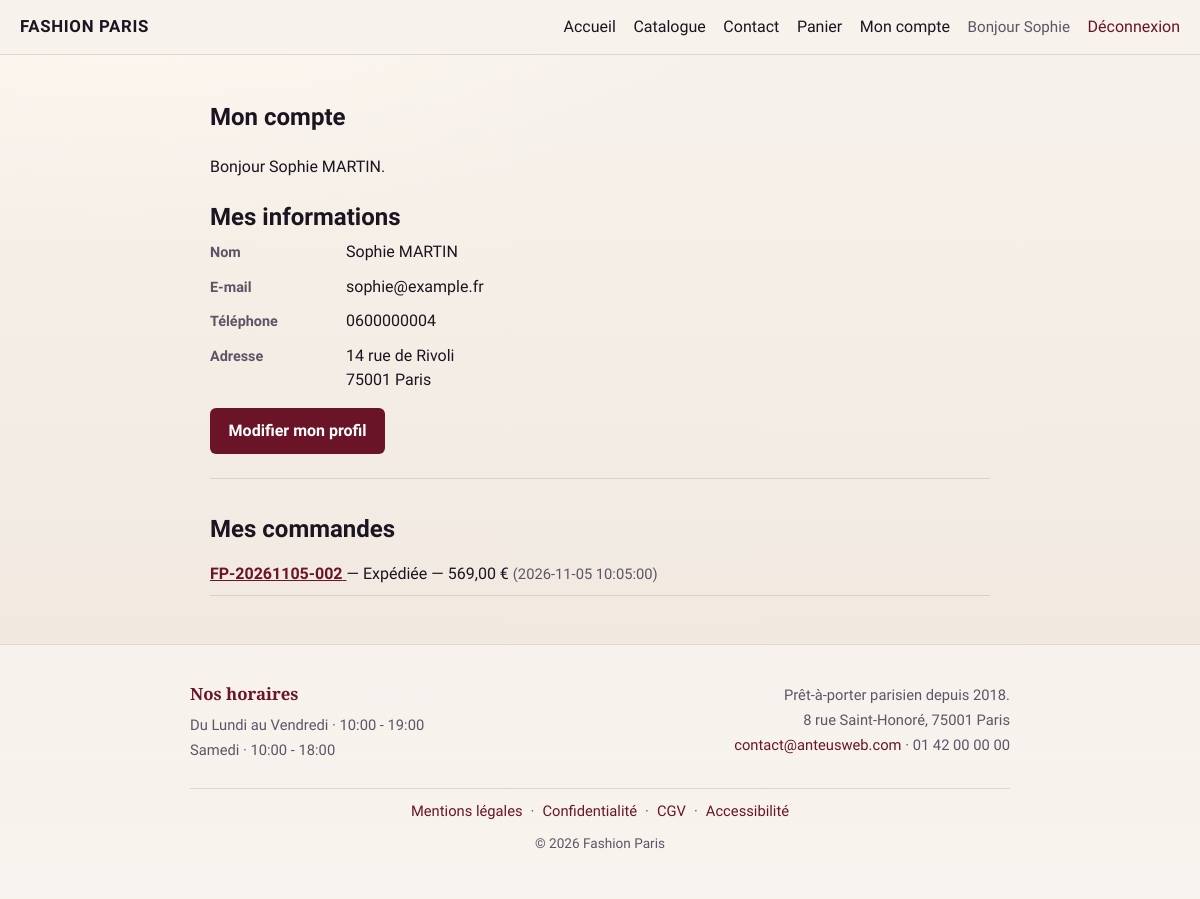
The app's page /mon-compte (signed in), older data.
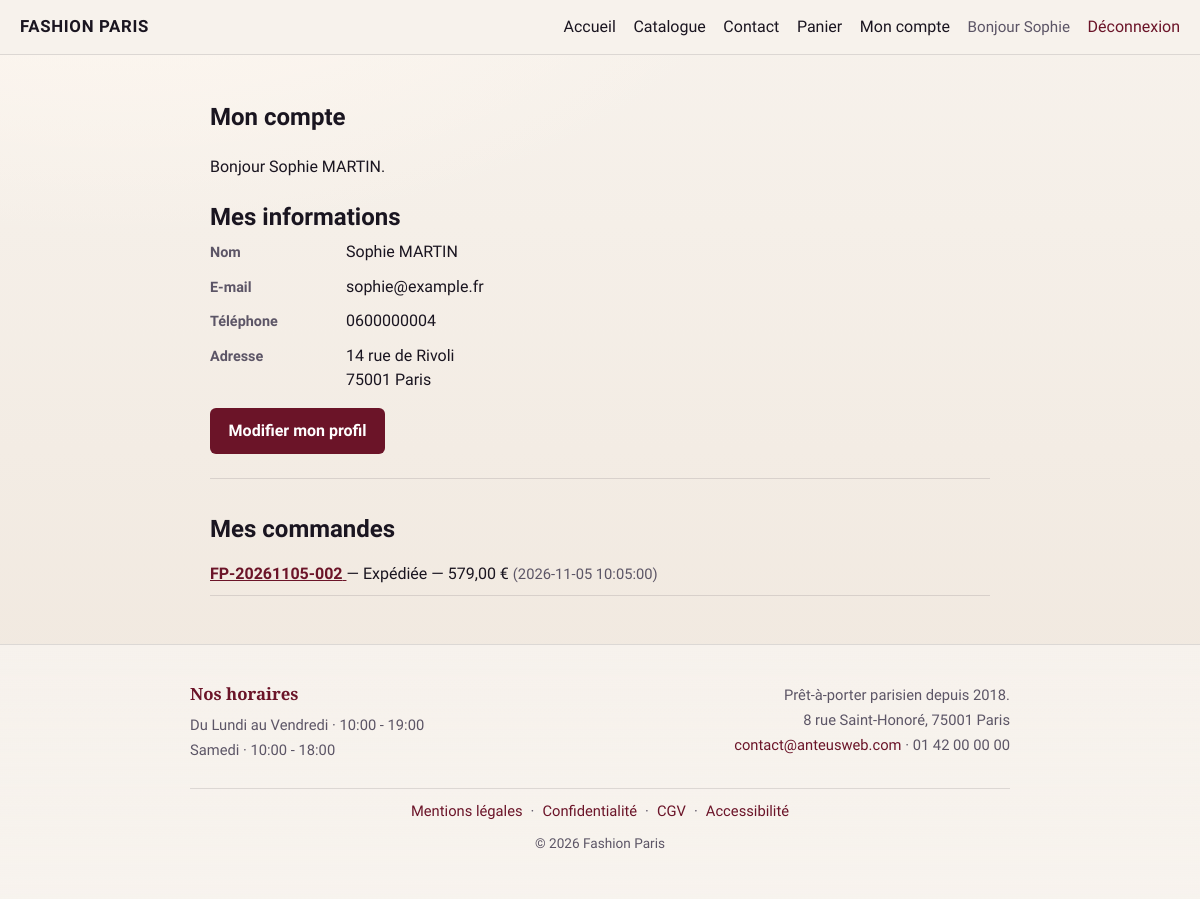
The same page, newer data.
### tables this page shows
CREATE TABLE `commande` (
  `numero_commande` VARCHAR(50) NOT NULL,
  `utilisateur_id` INT NOT NULL,
  `date_commande` DATETIME NOT NULL DEFAULT CURRENT_TIMESTAMP,
  `statut` VARCHAR(50) NOT NULL DEFAULT 'en_attente',
  `montant_total` DECIMAL(10,2) NOT NULL DEFAULT 0,
  `frais_livraison` DECIMAL(10,2) NOT NULL DEFAULT 0,
  `adresse_livraison` VARCHAR(255) NULL,
  `code_postal_livraison` VARCHAR(10) NULL,
  `ville_livraison` VARCHAR(100) NULL,
  `mode_paiement` VARCHAR(50) NULL,
  `motif_annulation` VARCHAR(500) NULL,
  PRIMARY KEY (`numero_commande`),
  INDEX `fk_commande_utilisateur_idx` (`utilisateur_id`),
  CONSTRAINT `fk_commande_utilisateur`
    FOREIGN KEY (`utilisateur_id`) REFERENCES `utilisateur` (`utilisateur_id`)
);

### src/Controllers/CompteController.php (called while the page is built, shortened)
<?php
require_once __DIR__ . '/../Models/CommandeModel.php';
class CompteController {
    public function index() {
        $commandes = (new CommandeModel())->getByUtilisateur((int) $_SESSION['utilisateur']['id']);
        $config = require __DIR__ . '/../../config/commandeconfig.php';
        require __DIR__ . '/../Views/compte/index.php';
    }
}

### public/index.php (called while the page is built, shortened)
<?php
require_once __DIR__ . '/../src/Services/ViewHelper.php';
$router = new Router();
$url = trim($_GET['url'] ?? '', '/');
$router->dispatch($url);

### config/database.php (called while the page is built, shortened)
<?php
$config = [
    'host'     => getenv('DB_HOST') ?: 'localhost',
    'db_name'  => getenv('DB_NAME') ?: 'fashion_paris',
    'username' => getenv('DB_USER') ?: 'root',
    'password' => getenv('DB_PASSWORD') !== false ? (string) getenv('DB_PASSWORD') : '',
];
$local = __DIR__ . '/database.local.php';
return $config;

### src/Services/SqlDatabase.php (called while the page is built, shortened)
<?php
class SqlDatabase {
    private string $host;
    private string $db_name;
    private string $username;
    private string $password;
    public function __construct() {
        $config = require __DIR__ . '/../../config/database.php';
        $this->host     = $config['host'];
        $this->db_name  = $config['db_name'];
        $this->username = $config['username'];
        $this->password = $config['password'];
    }
    public function getConnection(): ?PDO {
        $this->conn = null;
        try {
            $this->conn = new PDO(
                'mysql:host=' . $this->host . ';dbname=' . $this->db_name . ';charset=utf8mb4',
                $this->username,
                $this->password
            );
            $this->conn->setAttribute(PDO::ATTR_ERRMODE, PDO::ERRMODE_EXCEPTION);
            $this->conn->setAttribute(PDO::ATTR_DEFAULT_FETCH_MODE, PDO::FETCH_ASSOC);
        } catch (PDOException $exception) {
            $line = date('c') . ' Fashion Paris BDD : ' . $exception->getMessage() . PHP_EOL;
            error_log(rtrim($line));
            $logDir = __DIR__ . '/../../logs';
            if (is_dir($logDir) && is_writable($logDir)) {
                @file_put_contents($logDir . '/bdd.log', $line, FILE_APPEND | LOCK_EX);
            }
        }
        return $this->conn;
    }
}

### src/Repositories/CommandeRepository.php (called while the page is built, shortened)
<?php
require_once __DIR__ . '/../Services/SqlDatabase.php';
class CommandeRepository {
    private $conn;
    public function __construct() {
        $database = new SqlDatabase();
        $this->conn = $database->getConnection();
    }
    public function getByUtilisateur(int $utilisateurId): array {
        $stmt = $this->conn->prepare("
            SELECT * FROM commande
            WHERE utilisateur_id = :id
            ORDER BY date_commande DESC, numero_commande DESC
        ");
        $stmt->execute([':id' => $utilisateurId]);
        return $stmt->fetchAll() ?: [];
    }
}

### config/commandeconfig.php (called while the page is built)
<?php
return [
    'frais_livraison'     => 10.00,
    'delai_livraison'     => '7 jours ouvrés',
    'seuil_franco'        => null,
    'statuts'             => [
        'en_attente'   => 'En attente',
        'confirmee'    => 'Confirmée',
        'expediee'     => 'Expédiée',
        'livree'       => 'Livrée',
        'annulee'      => 'Annulée',
    ],
    'modes_paiement'      => [
        'carte'   => 'Carte bancaire (simulation)',
        'paypal'  => 'PayPal (simulation)',
    ],
];

### src/Models/CommandeModel.php (called while the page is built, shortened)
<?php
require_once __DIR__ . '/../Repositories/CommandeRepository.php';
class CommandeModel {
    private CommandeRepository $repository;
    public function __construct() {
        $this->repository = new CommandeRepository();
    }
    public function getByUtilisateur(int $utilisateurId): array {
        return $this->repository->getByUtilisateur($utilisateurId);
    }
}

### src/Services/ViewHelper.php (called while the page is built, shortened)
<?php
class ViewHelper {
    public static function prix(float|string|null $montant): string {
        return number_format((float) $montant, 2, ',', ' ') . ' €';
    }
}

### src/Views/compte/index.php (the view, shortened to what the changed rows need)
<?php
$config = $config ?? require __DIR__ . '/../../../config/commandeconfig.php';
?>
<section class="section page-narrow">
    <h1>Mon compte</h1>
    <div class="compte-profil">
        <h2>Mes informations</h2>
    </div>
    <h2>Mes commandes</h2>
    <?php if (empty($commandes)): ?>
        <p class="empty-state">Aucune commande pour le moment.</p>
        <p><?= ViewHelper::btnNav(BASE_URL . '/catalogue', 'Voir le catalogue', 'btn btn-primary') ?></p>
    <?php else: ?>
        <ul class="order-list">
            <?php foreach ($commandes as $c): ?>
                <li>
                    <a href="<?= BASE_URL ?>/mon-compte/commande/<?= htmlspecialchars($c['numero_commande']) ?>">
                        <strong><?= htmlspecialchars($c['numero_commande']) ?></strong>
                    </a>
                    — <?= htmlspecialchars($config['statuts'][$c['statut']] ?? $c['statut']) ?>
                    — <?= ViewHelper::prix($c['montant_total']) ?>
                    <span class="muted">(<?= htmlspecialchars($c['date_commande']) ?>)</span>
                </li>
            <?php endforeach; ?>
        </ul>
    <?php endif; ?>
</section>
<?php
require __DIR__ . '/../layout.php';

Row changes from the older to the newer data that the page shows:
changed commande "FP-20261105-002": montant_total "569,00 €" → "579,00 €"
